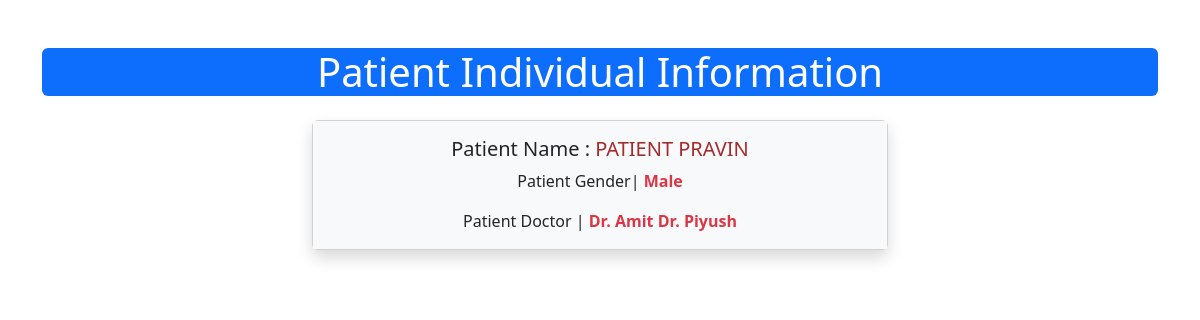
Page /patient/patient-pravin on the committed database.
### hospital/models.py (models this page shows, shortened)
class Patient(models.Model):
    name= models.CharField(max_length=100)
    gender = models.CharField(max_length=10, choices=genderchoice)
    slug = models.SlugField(unique=True, blank=False, null=False)
    doctor = models.ManyToManyField(Doctor, related_name="patients")
    def __str__(self):
        doctor_name = [doc.name for doc in self.doctor.all()]
        return f"The Patient Name is {self.name} and doctor name is {doctor_name}"

class Doctor(models.Model):
    name = models.CharField(max_length=100, unique=True)
    specialization = models.CharField(max_length=100)

### hospital/views.py (the view)
# urls.py: path("patient/<slug:slug>", views.patientIndivDetails, name='patient-detail'),
def patientIndivDetails(request, slug):
    patients = Patient.objects.get(slug=slug)
    print(patients)
    return render(request, "hospital/individual_patient.html", {"patients":patients})

### templates/hospital/individual_patient.html (shortened to what this page needs)
<!doctype html>
<html lang="en">
  <head>
    <link href="https://cdn.jsdelivr.net/npm/bootstrap@5.2.3/dist/css/bootstrap.min.css" rel="stylesheet">
  </head>
  <body>
    <div class="container mt-5">
        <div class="card-body bg-primary text-white rounded">
            <h1 class="card-title mb-0 text-center">
                Patient Individual Information
            </h1>
        </div>
    </div>
    <div class="container-fluid mt-4">
        <div class="row justify-content-center">
            <div class="col-md-6">
                <div class="card shadow rounded">
                    <div class="card-body text-center bg-light">
                        <h5 class="card-title">Patient Name :
                            <span style="color: brown; text-transform: uppercase;">{{patients.name}}</span>
                        </h5>
                        <p class="card-text">Patient Gender|
                           <span class="text-danger fw-bold">{{patients.gender}}</span> </p>
                        <p class="card-text">Patient Doctor |
                        {% for d in patients.doctor.all %}
                            <span class="text-danger fw-bold">{{d.name}}</span>
                        {% endfor %}
                        </p>
                    </div>
                </div>
            </div>
        </div>
    </div>
  </body>
</html>

### rows in the picture
Patient: name "PATIENT PRAVIN", gender "Male"
Doctor: name "Dr. Amit"
Doctor: name "Dr. Piyush"
